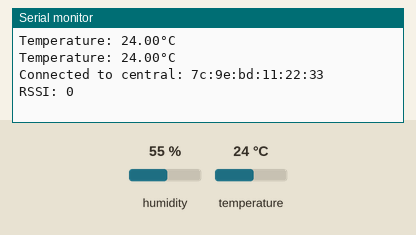
This sketch was run on a simulated Arduino Nano 33 IoT. Parts: the last lines printed to the serial monitor. The inputs (shaded band) are chosen by the test bench; at power-on: temperature 24 °C, humidity 55 %. Nothing arrives over Bluetooth unless stated; a phone connects over Bluetooth LE 3 s after start.

Above: at 5.8 s.
5.9 s: temperature set to 12 °C
At 11.1 s:
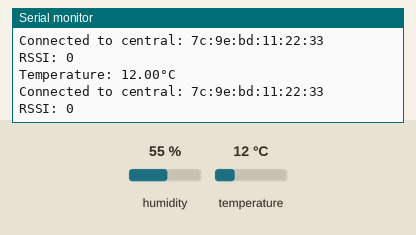
11.9 s: temperature set to 19 °C
At 15.8 s:
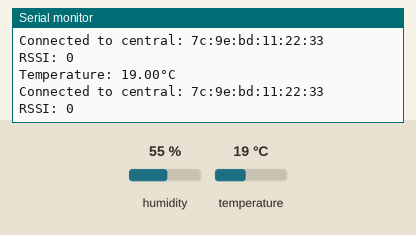
Timing chart, 0 to 17.3 s (numbered marks = the images above; inputs shaded):
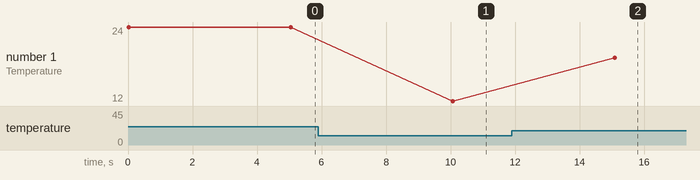

Measured:
- after the input at 5.9 s, the serial monitor: prints a new line after 4.2 s (image 1)
- after the input at 11.9 s, the serial monitor: prints a new line after 3.2 s (image 2)
- plotted number 1: 24 → 12 after the input at 5.9 s, 12 → 19 after the input at 11.9 s

The sketch:

ble_temp.ino
```cpp
#include <Adafruit_Sensor.h>

#include <DHT_U.h>
#include <DHT.h>

//#include <Arduino_HTS221.h>
#include <ArduinoBLE.h>


#define DHTPIN 2     // Digital pin connected to the DHT sensor
#define DHTTYPE    DHT11     // DHT 11

#include "temp_service.h"

BLEService tempService(TEMP_SERVICE);
BLEFloatCharacteristic tempCharacteristic(TEMP_CHARACTERISTIC, BLERead | BLEBroadcast | BLENotify);


DHT dht(DHTPIN, DHTTYPE);

void setup() {
  Serial.begin(9600);
  // wait for serial to be ready
  // (this will cause the device to not start if the serial monitor is not connected...)
  // while(!Serial);

   // begin initialization
  if (!BLE.begin()) {
    Serial.println("starting BLE failed!");

    while (1);
  }

  dht.begin();
  tempService.addCharacteristic(tempCharacteristic);
  BLE.addService(tempService);
  BLE.setAdvertisedService(tempService);
  BLE.setLocalName("TempBureau");
  tempCharacteristic.writeValue(-99.0);
  tempCharacteristic.broadcast();
  BLE.advertise();
}

void loop() {
  float temp = dht.readTemperature();
  if (isnan(temp)) {
    Serial.println(F("Error reading temperature!"));
  }
  else {
    Serial.print(F("Temperature: "));
    Serial.print(temp);
    Serial.println(F("°C"));
    tempCharacteristic.writeValue(temp);
  }

  BLEDevice central = BLE.central();

  if (central) {
    Serial.print("Connected to central: ");
    Serial.println(central.address());
    Serial.print("RSSI: ");
    Serial.println(BLE.rssi());
  }
  delay(5000);
}
```

temp_service.h
```cpp
//#define TEMP_SERVICE "a0f2a6d2-369d-4e6e-b76c-d50faa6362cc"
#define TEMP_SERVICE "181A"
#define TEMP_CHARACTERISTIC "2A6E"
```
